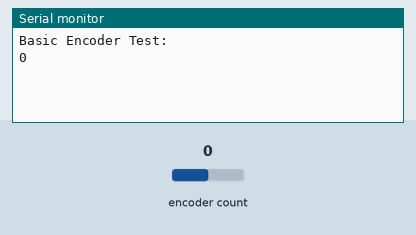
Simulated run of this sketch. Board: Arduino Uno, built with avr-gcc and run on an emulated ATmega328P. Parts: the last lines printed to the serial monitor. The inputs (shaded band) are chosen by the test bench; at power-on: encoder count 0.

Above: at 1.2 s.
1.3 s: encoder count set to 1
At 1.9 s:
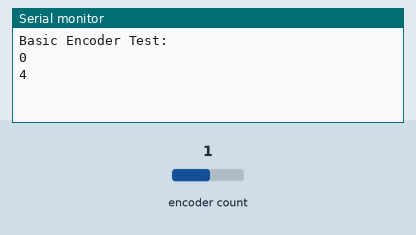
2.8 s: encoder count set to 2
At 4.3 s:
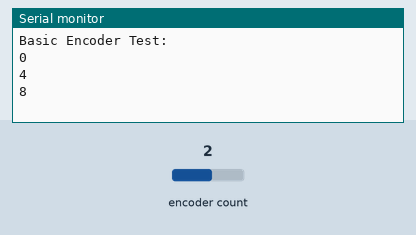

Measured:
- after the input at 1.3 s, the serial monitor: prints a new line at once (image 1)
- after the input at 2.8 s, the serial monitor: prints a new line at once (image 2)

The sketch:

Encoder.ino
```cpp
#include <Encoder.h>

#define pin_encoder_clk 2
#define pin_encoder_dt 3
//#define pin_encoder_sw A2  // rotary encoder button

Encoder myEnc(pin_encoder_clk, pin_encoder_dt);

void setup() {
  Serial.begin(9600);
  Serial.println("Basic Encoder Test:");
}

long oldPosition  = -999;

void loop() {
  long newPosition = myEnc.read();
  if (newPosition != oldPosition) {
    oldPosition = newPosition;
    Serial.println(newPosition);
  }

  // Reset the count when a command is received
  if (Serial.available()) {
    while (Serial.available()) Serial.read();
    myEnc.write(0);
  }
}
```
